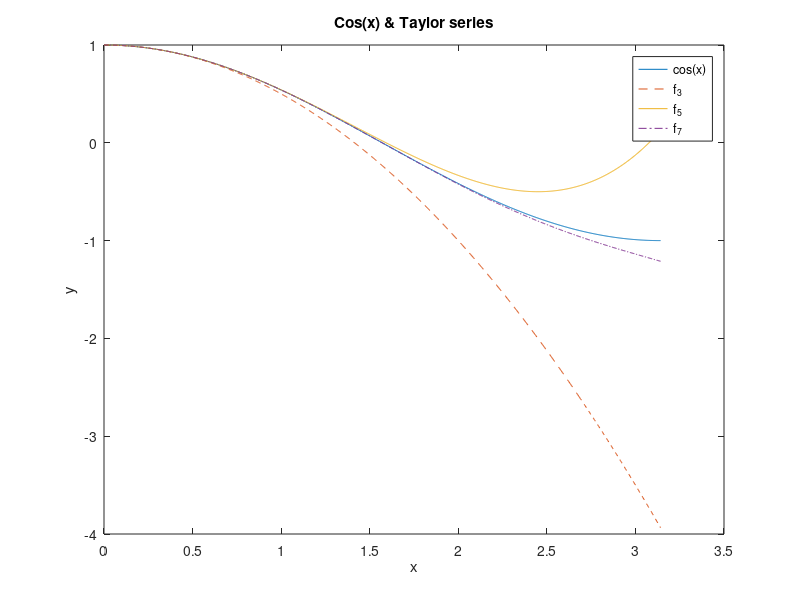

Reproduce this figure in MATLAB.
%% Q4 - part 2
% plotting the three approximations solved in part 1

x = linspace(0,pi,1000);
f_x = cos(x);

f_3 = 1 - (x.^2/2);
f_5 = 1 - (x.^2/2) + (x.^4/24);
f_7 = 1 - (x.^2/2) + (x.^4/24) - (x.^6/720);
plot(x,f_x,x,f_3,'--',x,f_5,'-',x,f_7,'-.');
title('Cos(x) & Taylor series')
xlabel('x');
ylabel('y');
legend('cos(x)','f_3','f_5','f_7');

